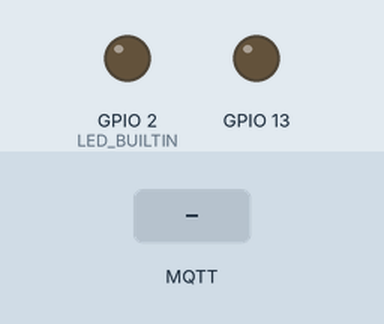
Simulated run of this sketch. Board: ESP32. Shown: output pins drawn as LEDs (lit = HIGH). Inputs (shaded band) come from the test bench. WiFi joins after 1.5 s; servers stay silent unless stated; no MQTT or app messages arrive unless stated; what the sketch prints to the serial monitor is not drawn.

Above: at 2.7 s.
2.8 s: MQTT message "1" arrives on the first subscribed topic
At 4.3 s:
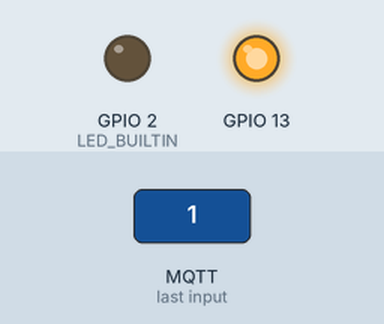
7.3 s: MQTT message "0" arrives on the first subscribed topic
At 7.9 s:
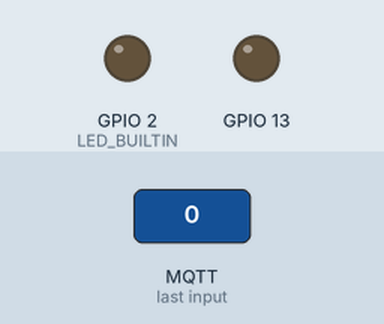
Timing chart, 0 to 10.3 s (numbered marks = the images above; inputs shaded):
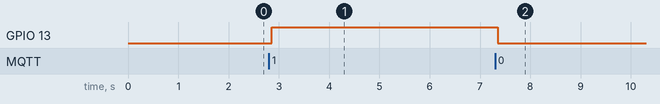

Measured:
- after the input at 2.8 s, GPIO 13: LOW → HIGH after 0.05 s
- after the input at 7.3 s, GPIO 13: HIGH → LOW after 0.06 s

The sketch:

Code_iot_arduino_2568.ino
```cpp
#include <WiFi.h>
#include <PubSubClient.h>

const char* ssid = "Infinix NOTE 30";
const char* password = "12345678";
WiFiClient espClient;

const char* mqttServer = "broker.hivemq.com";
const int mqttPort = 1883;
PubSubClient client(espClient);

void setup() {
  // initialize digital pin LED_BUILTIN as an output.
  Serial.begin(9600);
  pinMode(LED_BUILTIN, OUTPUT);
  pinMode(13, OUTPUT);
  setup_wifi();
  client.setServer(mqttServer, mqttPort);
  client.setCallback(callback);
}
void setup_wifi() {
  delay(10);
  Serial.println();
  Serial.print("Connecting to ");
  Serial.println(ssid);
  WiFi.begin(ssid, password);
  while (WiFi.status() != WL_CONNECTED) {
    delay(500);
    Serial.print(".");
  }
  Serial.println("");
  Serial.println("WiFi connected");
  Serial.println("IP address: ");
  Serial.println(WiFi.localIP());
}


// the loop function runs over and over again forever
void loop() {
    if (!client.connected()) {
    reconnect();
  }
  client.loop();
  client.publish("re_network_Owo/sw1","ex_is_here");
  Serial.println("TEST ok");
  // digitalWrite(LED_BUILTIN, HIGH);  // turn the LED on (HIGH is the voltage level)
  // digitalWrite(13, HIGH);
  // delay(1000);                      // wait for a second
  // digitalWrite(LED_BUILTIN, LOW);   // turn the LED off by making the voltage LOW
  // digitalWrite(13, LOW);
  // delay(1000);                      // wait for a second
}
void reconnect() {
  while (!client.connected()) {
    Serial.print("Attempting MQTT connection...");
    if (client.connect("re_network_Owo/sw1", "", "" )) {
      Serial.println("mqtt connected");
      client.subscribe("network_Owo/sw1");//
      // client.publish("ex/pro/hum", humidityString);
      // client.publish("ex/pro/temp", temperatureString);
    } else {
      Serial.print("failed, rc=");
      Serial.print(client.state());
      Serial.println(" try again in 5 seconds");
      delay(5000);
    }
  }
}

void callback(char* topic, byte* payload, unsigned int length) {
  // สามารถเพิ่มโค้ดสำหรับการรับข้อมูลจาก MQTT broker ได้ตรงนี้ (ถ้ามี)
  // โค้ดที่นี่จะถูกเรียกเมื่อมีข้อมูลถูกส่งไปยัง ESP32 ผ่าน MQTT broker
  Serial.print("MQTT: topic=");
  Serial.println(topic);
  payload[length] = 0;
  Serial.print("MQTT: payload=");
  Serial.println((char*) payload);
   if (strcmp(topic, "network_Owo/sw1") == 0) {
    if (payload[0] == '0') {  //
      digitalWrite(13, 0);    // ดับไฟ
      client.publish("re_network_Owo/sw1", "0");
      Serial.println("OFF");
    }
    if (payload[0] == '1') {  //
      digitalWrite(13, 1);    // ไฟติด
      client.publish("re_network_Owo/sw1", "1");
      Serial.println("ON");
    }
   }
}
```
